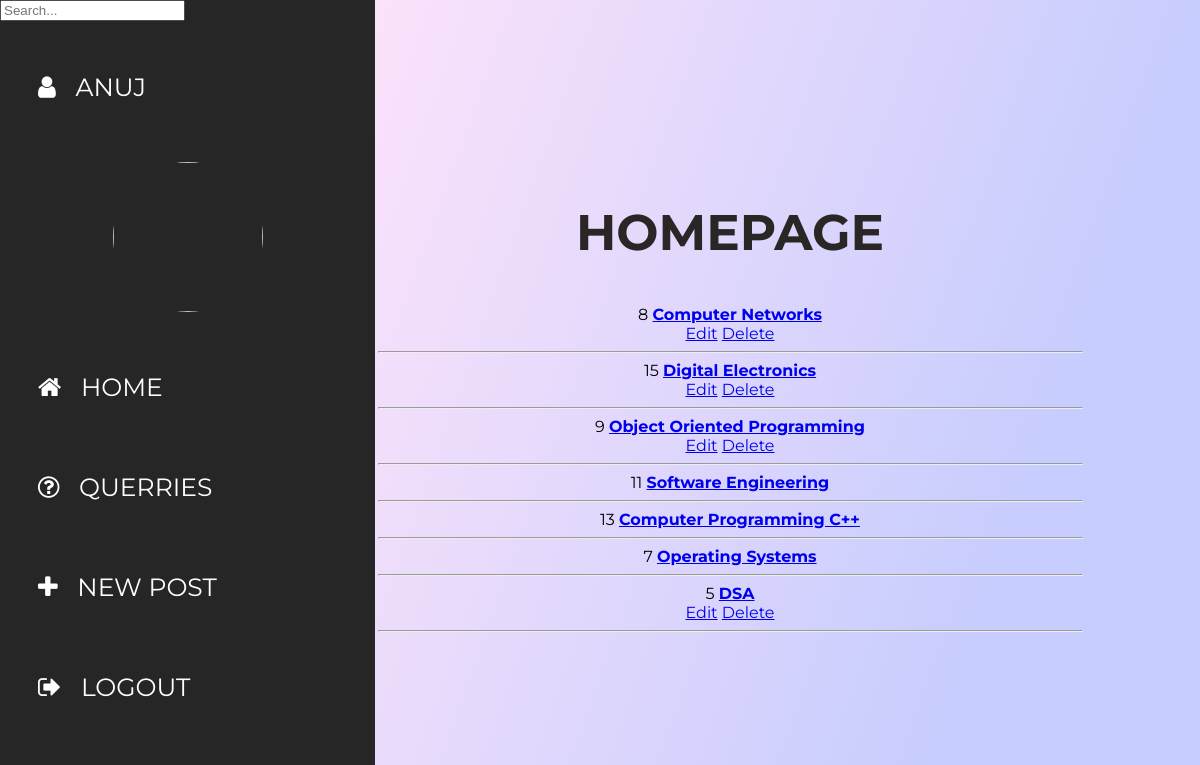
The app's page / (signed in), older data.
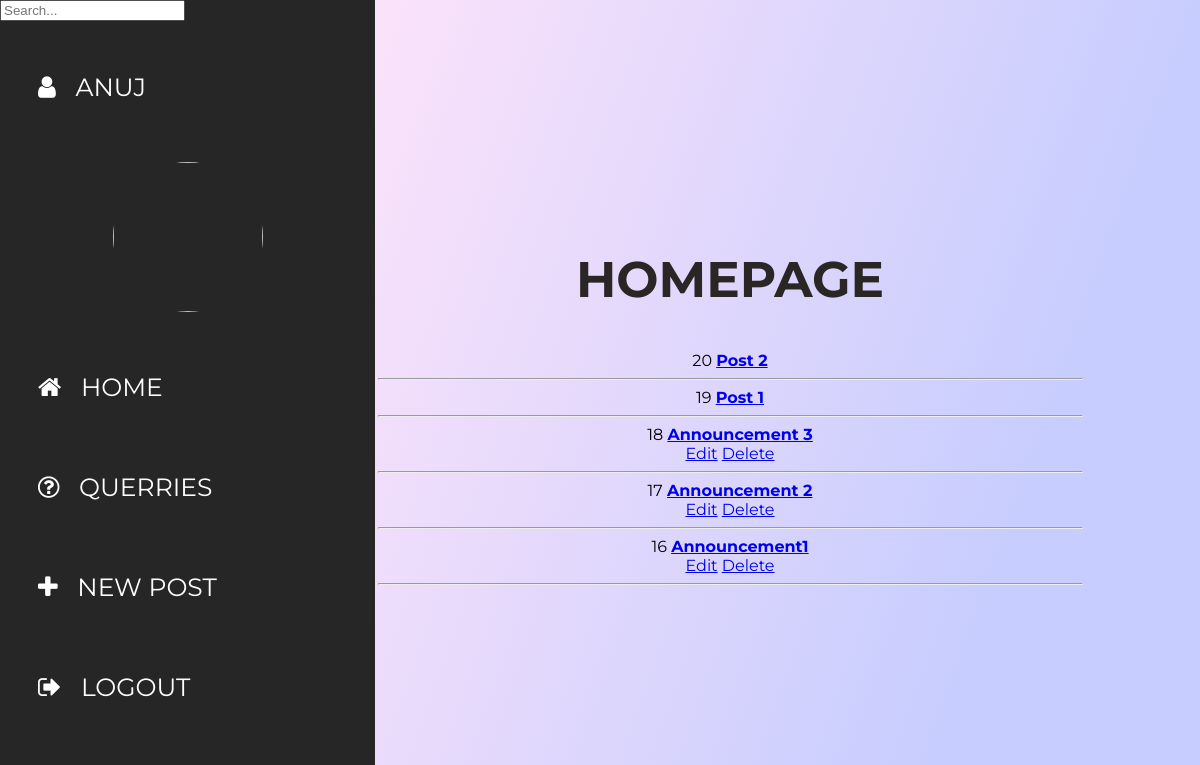
The same page, newer data.
### home/models.py (models this page shows, shortened)
class Post(models.Model):
    author = models.ForeignKey(User, on_delete=models.CASCADE, null=True)
    title = models.CharField(max_length=200)
    description = models.TextField(null=True, blank=True)
    image = models.ImageField(null=True, blank=True, upload_to='images/')
    created = models.DateTimeField(auto_now_add=True)
    updated = models.DateTimeField(auto_now=True)
    class Meta:
        ordering = ['-updated', '-created']

### home/views.py (the view)
# urls.py: 2. Add a URL to urlpatterns:  path('', views.home, name='home')
@login_required(login_url='login')
def home(request):
    q = request.GET.get('q') if request.GET.get('q') != None else ''
    posts = Post.objects.filter(Q(title__icontains=q) | Q(description__icontains=q))
    return render(request, 'home/home.html', {'posts' : posts})

### home/templates/home/home.html (shortened to what this page needs)
{% extends 'index.html' %}
{% block content %}
<head>
</head>
<div class="wrapper">
    <div class="section">
        <div class="box-area">
            <h2 style="color: #2b2626">Homepage</h2>
            {% for post in posts %}
            {{ post.id }} <b><a href="/post/{{ post.id }}"> {{ post.title }} </a></b><br>
            {% if request.user == post.author %}
            <a href="/update-post/{{ post.id }}">Edit</a>
            <a href="/delete-post/{{ post.id }}">Delete</a> <br>
            {% endif %}
            <hr>
            {% endfor %}
        </div>
    </div>
</div>
{% endblock content %}

### templates/index.html
{% include 'navbar.html' %}
{% block content %}
{% endblock %}

### templates/navbar.html (shortened to what this page needs)
<link href="https://cdnjs.cloudflare.com/ajax/libs/font-awesome/4.7.0/css/font-awesome.css" rel="stylesheet">
{% if request.user.is_authenticated %}
<nav>
    <ul>
        <form method="GET" action="{% url 'home' %}">
            <input type="text" , name="q" , placeholder="Search...">
        </form>
        <li>
            <a href="/"><i class="fa fa-user"></i>   {{ request.user.first_name }}</a>
        </li>
        <li class="logo"><img alt=""
                src="https://upload.wikimedia.org/wikipedia/en/a/ae/Devi_Ahilya_Vishwavidyalaya_Logo.png">
        </li>
        <li>
            <a href="/"><i class="fa fa-home"></i>   home</a>
        </li>
        <li>
            <a href="/#"><i class="fa fa-question-circle-o" aria-hidden="true"></i>   querries</a>
        </li>
        {% if request.user.is_staff %}
        <li>
            <a href="/new-post"><i class="fa fa-plus" aria-hidden="true"></i>   new post</a>
        </li>
        {% endif %}
        <li>
            <a href="/logout"><i class="fa fa-sign-out"></i>   Logout</a>
        </li>
    </ul>
</nav>
{% endif %}

### templates/navbar.html (style rules this page uses)
nav ul { margin: 0; padding: 0; height: 100%; width: 375px; position: fixed; top: 0; left: 0; background-color: #262626; }
nav ul li { list-style: none; }
nav ul li a { display: block; font-family: 'Montserrat', sans-serif; text-decoration: none; text-transform: uppercase; font-size: 25px; color: #fff; position: relative; padding: 35px 0 35px 38px; }
nav ul li a:before { content: ''; position: absolute; top: 0px; right: 0px; width: 0%; height: 100%; background: #e3e9f7; border-radius: 40px 0px 0px 40px; z-index: -1; transition: all 300ms ease-in-out; }
.wrapper { margin-left: 260px; }
.section { display: grid; place-items: center; min-height: 100vh; text-align: center; }
.box-area h2 { text-transform: uppercase; font-size: 50px; }
.box-area { width: 75%; }
.logo { width: 150px; height: 150px; border-radius: 50%; overflow: hidden; margin: 25px auto; }
.logo img { width: 100%; }

Row changes from the older to the newer data that the page shows:
removed Post: id "8", title "Computer Networks"
removed Post: id "15", title "Digital Electronics"
removed Post: id "9", title "Object Oriented Programming"
removed Post: id "11", title "Software Engineering"
removed Post: id "13", title "Computer Programming C++"
removed Post: id "7", title "Operating Systems"
removed Post: id "5", title "DSA"
added Post: id "20", title "Post 2"
added Post: id "19", title "Post 1"
added Post: id "18", title "Announcement 3"
added Post: id "17", title "Announcement 2"
added Post: id "16", title "Announcement1"
